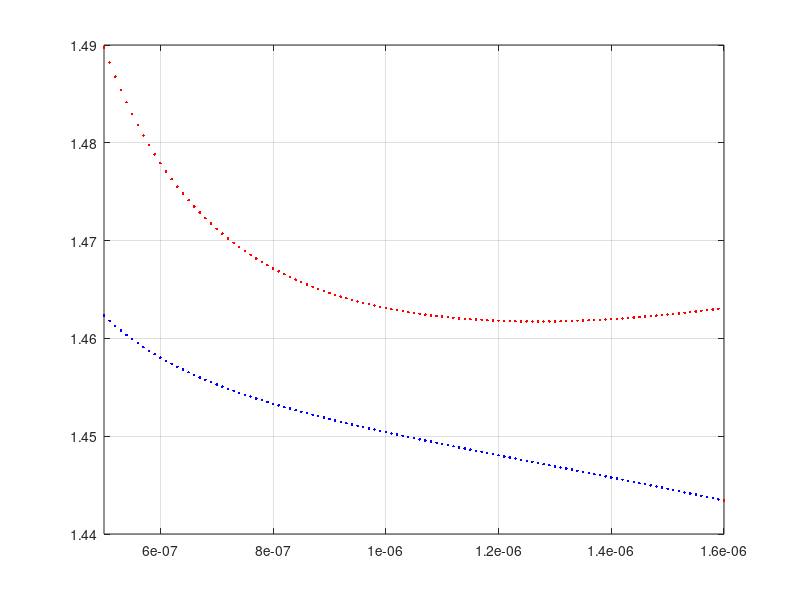

This chart was generated by the following MATLAB code:
lambda = 5e-7:1e-8:16e-7;
C = 3e8;
omega = 2*pi*C./lambda;
lambda1 = 0.0684043e-6;
lambda2 = 0.1162414e-6;
lambda3 = 9.896161e-6;
omega1 = 2*pi*C/lambda1;
omega2 = 2*pi*C/lambda2;
omega3 = 2*pi*C/lambda3;
B1 = 0.6961663;
B2 = 0.4079426;
B3 = 0.8974794;
m = 1 + B1*omega1^2./(omega1^2 - omega.^2) + B2*omega2^2./(omega2^2 - omega.^2) + B3*omega3^2./(omega3^2 - omega.^2);
n = m .^ 0.5;
plot(lambda,n,'b.'),
axis([5e-7,16e-7,1.44,1.49]),grid on,hold on;
%%beta = n*omega ./ C;
dndomega = [diff(n)./diff(omega),0];
%dndomega = [dn,0];
ng = n + omega.*dndomega;
plot(lambda,ng,'r.')
